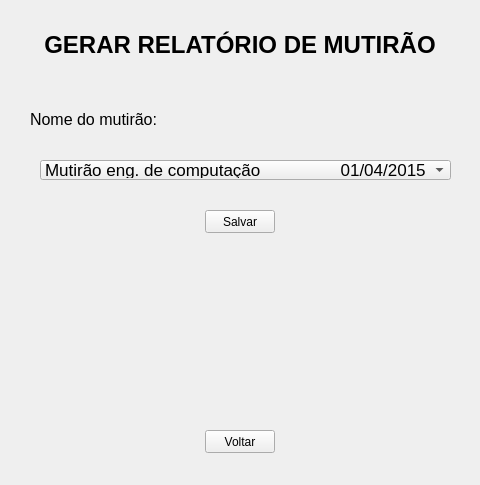
<?xml version="1.0" encoding="UTF-8"?>
<ui version="4.0">
 <class>Report</class>
 <widget class="QWidget" name="Report">
  <property name="geometry">
   <rect>
    <x>0</x>
    <y>0</y>
    <width>480</width>
    <height>485</height>
   </rect>
  </property>
  <property name="sizePolicy">
   <sizepolicy hsizetype="Fixed" vsizetype="Fixed">
    <horstretch>0</horstretch>
    <verstretch>0</verstretch>
   </sizepolicy>
  </property>
  <property name="minimumSize">
   <size>
    <width>480</width>
    <height>485</height>
   </size>
  </property>
  <property name="maximumSize">
   <size>
    <width>480</width>
    <height>485</height>
   </size>
  </property>
  <property name="windowTitle">
   <string>Gerar Relatório - SangueUFRJ</string>
  </property>
  <property name="windowIcon">
   <iconset>
    <normaloff>icon_sangue.ico</normaloff>icon_sangue.ico</iconset>
  </property>
  <widget class="QPushButton" name="pushButton">
   <property name="geometry">
    <rect>
     <x>205</x>
     <y>430</y>
     <width>70</width>
     <height>23</height>
    </rect>
   </property>
   <property name="minimumSize">
    <size>
     <width>0</width>
     <height>0</height>
    </size>
   </property>
   <property name="text">
    <string>Voltar</string>
   </property>
  </widget>
  <widget class="QLabel" name="label">
   <property name="geometry">
    <rect>
     <x>35</x>
     <y>30</y>
     <width>410</width>
     <height>31</height>
    </rect>
   </property>
   <property name="autoFillBackground">
    <bool>false</bool>
   </property>
   <property name="styleSheet">
    <string notr="true">background:transparent;</string>
   </property>
   <property name="text">
    <string>&lt;html&gt;&lt;head/&gt;&lt;body&gt;&lt;p align=&quot;center&quot;&gt;&lt;span style=&quot; font-size:18pt; font-weight:600;&quot;&gt;GERAR RELATÓRIO DE MUTIRÃO&lt;/span&gt;&lt;/p&gt;&lt;/body&gt;&lt;/html&gt;</string>
   </property>
  </widget>
  <widget class="QPushButton" name="pushButton_2">
   <property name="geometry">
    <rect>
     <x>205</x>
     <y>210</y>
     <width>70</width>
     <height>23</height>
    </rect>
   </property>
   <property name="text">
    <string>Salvar</string>
   </property>
  </widget>
  <widget class="QComboBox" name="comboBox_8">
   <property name="geometry">
    <rect>
     <x>40</x>
     <y>160</y>
     <width>411</width>
     <height>20</height>
    </rect>
   </property>
   <property name="font">
    <font>
     <family>Helvetica Neue</family>
     <pointsize>13</pointsize>
     <weight>50</weight>
     <italic>false</italic>
     <bold>false</bold>
     <underline>false</underline>
    </font>
   </property>
   <property name="styleSheet">
    <string notr="true"/>
   </property>
   <item>
    <property name="text">
     <string>Mutirão eng. de computação                 01/04/2015</string>
    </property>
   </item>
  </widget>
  <widget class="QLabel" name="label_3">
   <property name="geometry">
    <rect>
     <x>30</x>
     <y>110</y>
     <width>141</width>
     <height>16</height>
    </rect>
   </property>
   <property name="styleSheet">
    <string notr="true">background:transparent;</string>
   </property>
   <property name="text">
    <string>&lt;html&gt;&lt;head/&gt;&lt;body&gt;&lt;p&gt;&lt;span style=&quot; font-size:12pt;&quot;&gt;Nome do mutirão:&lt;/span&gt;&lt;/p&gt;&lt;/body&gt;&lt;/html&gt;</string>
   </property>
  </widget>
 </widget>
 <resources/>
 <connections/>
</ui>
